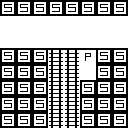

A 2D game scene composited from a Tiled map and its tileset images. What follows is a short description and the map's XML, with every tile layer's data as written:
An orthogonal 8x8 tile map with 16x16 px tiles, 1 tile layer (Tile Layer 1).

<map version="1.0" orientation="orthogonal" renderorder="right-up" width="8" height="8" tilewidth="16" tileheight="16" nextobjectid="1">
 <properties>
  <property name="BOTTOM" value="FFFTTFFF" />
  <property name="LEFT" value="FFFFFTTF" />
  <property name="RIGHT" value="FFFFFTTF" />
  <property name="SPAWN" value="2,5" />
  <property name="TOP" value="FFFFFFFF" />
 </properties>
 <tileset firstgid="1" name="s" tilewidth="16" tileheight="16">
  <tile id="0">
   <image width="16" height="16" source="../textures/E.png" />
  </tile>
  <tile id="1">
   <image width="16" height="16" source="../textures/L.png" />
  </tile>
  <tile id="2">
   <image width="16" height="16" source="../textures/P.png" />
  </tile>
  <tile id="3">
   <image width="16" height="16" source="../textures/S.png" />
  </tile>
  <tile id="4">
   <image width="16" height="16" source="../textures/T.png" />
  </tile>
  <tile id="5">
   <image width="16" height="16" source="../textures/W.png" />
  </tile>
 </tileset>
 <layer name="Tile Layer 1" width="8" height="8">
  <data encoding="csv">
4,4,4,4,4,4,4,4,
1,1,1,1,1,1,1,1,
1,1,1,1,1,1,1,1,
4,4,4,5,5,3,4,4,
4,4,4,2,2,1,4,4,
4,4,4,2,2,4,4,4,
4,4,4,2,2,4,4,4,
4,4,4,2,2,4,4,4
</data>
 </layer>
</map>
